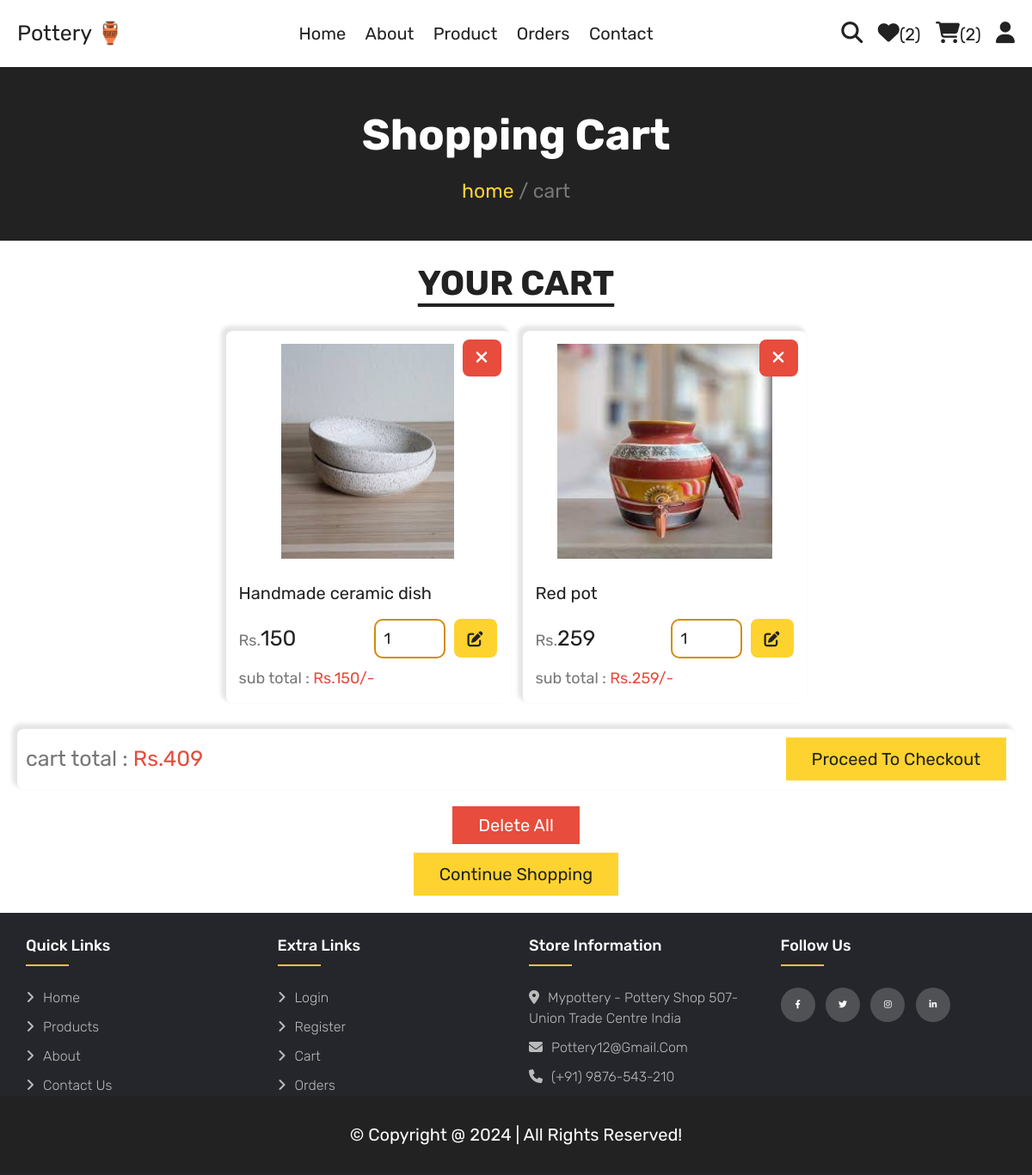
Page /cart.php (signed in) on the committed database.
### tables this page shows
CREATE TABLE `cart` (
  `id` int(100) NOT NULL,
  `user_id` int(100) NOT NULL,
  `pid` int(100) NOT NULL,
  `name` varchar(100) NOT NULL,
  `price` int(10) NOT NULL,
  `quantity` int(10) NOT NULL,
  `image` varchar(100) NOT NULL
);

### cart.php (the view, shortened to what this page needs)
<?php
include 'components/connect.php';
if(isset($_SESSION['user_id'])){
   $user_id = $_SESSION['user_id'];
}else{
   $user_id = '';
   header('location:home.php');
};
?>
<!DOCTYPE html>
<html lang="en">
<head>
   <link rel="stylesheet" href="https://cdnjs.cloudflare.com/ajax/libs/font-awesome/6.1.1/css/all.min.css">
   <link rel="stylesheet" href="css/style.css">
</head>
<body>
<?php include 'components/user_header.php'; ?>
<div class="heading">
   <h3>shopping cart</h3>
   <p><a href="home.php">home</a> <span> / cart</span></p>
</div>
<section class="products">
   <h1 class="title">your cart</h1>
   <div class="box-container">
      <?php
         $grand_total = 0;
         $select_cart = $conn->prepare("SELECT * FROM `cart` WHERE user_id = ?");
         $select_cart->execute([$user_id]);
         if($select_cart->rowCount() > 0){
            while($fetch_cart = $select_cart->fetch(PDO::FETCH_ASSOC)){
      ?>
      <form action="" method="post" class="box">
         <button type="submit" class="fas fa-times" name="delete" onclick="return confirm('delete this item?');"></button>
         <img src="uploaded_img/<?= $fetch_cart['image']; ?>" alt="">
         <div class="name"><?= $fetch_cart['name']; ?></div>
         <div class="flex">
            <div class="price"><span>Rs.</span><?= $fetch_cart['price']; ?></div>
            <input type="number" name="qty" class="qty" min="1" max="99" value="<?= $fetch_cart['quantity']; ?>" maxlength="2">
            <button type="submit" class="fas fa-edit" name="update_qty"></button>
         </div>
         <div class="sub-total"> sub total : <span>Rs.<?= $sub_total = ($fetch_cart['price'] * $fetch_cart['quantity']); ?>/-</span> </div>
      </form>
      <?php
               $grand_total += $sub_total;
            }
         }else{
            echo '<p class="empty">your cart is empty</p>';
         }
      ?>
   </div>
   <div class="cart-total">
      <p>cart total : <span>Rs.<?= $grand_total; ?></span></p>
      <a href="checkout.php" class="btn <?= ($grand_total > 1)?'':'disabled'; ?>">proceed to checkout</a>
   </div>
   <div class="more-btn">
      <form action="" method="post">
         <button type="submit" class="delete-btn <?= ($grand_total > 1)?'':'disabled'; ?>" name="delete_all" onclick="return confirm('delete all from cart?');">delete all</button>
      </form>
      <a href="product.php" class="btn">continue shopping</a>
   </div>
</section>
<?php include 'components/footer.php'; ?>
</body>
</html>

### css/style.css (style rules this page uses)
:root { --yellow:#fed330; --red:#e74c3c; --white:#fff; --black:#222; --light-color:#777; --border:.2rem solid var(--black); }
* { font-family: 'Rubik', sans-serif; margin:0; padding:0; box-sizing: border-box; outline: none; border: none; text-decoration: none; }
html { font-size: 62.5%; overflow-x: hidden; scroll-behavior: smooth; stop-opacity: 7rem; }
section { margin:0 auto ; max-width: 1200px; padding:2rem; }
.title { text-align: center; margin-bottom: 2.5rem; font-size: 4rem; color:var(--black); text-transform: uppercase; text-decoration: underline; text-underline-offset: 1rem; }
.heading { display: flex; align-items: center; justify-content: center; gap:1rem; flex-flow: column; background-color: var(--black); min-height: 20rem; }
.heading h3 { font-size: 5rem; color:var(--white); text-transform: capitalize; }
.heading p { font-size: 2.3rem; color:var(--light-color); }
.heading p a { color:var(--yellow); }
.btn, .delete-btn, .option-btn { margin-top: 1rem; display: inline-block; font-size: 2rem; padding:1rem 3rem; cursor: pointer; text-transform: capitalize; transition: .2s linear; }
.btn { background-color: var(--yellow); color:var(--black); }
.delete-btn { background-color: var(--red); color:var(--white); }
.products .box-container { display: grid; grid-template-columns: repeat(auto-fit, 33rem); justify-content: center; align-items: flex-start; gap:1.5rem; }
.products .box-container .box { border-radius: 8px; box-shadow:-4px -4px 4px 2px rgba(0, 0, 0, 0.1); padding:1.5rem; position: relative; overflow: hidden; }
.products .box-container .box img { height: 25rem; width: 100%; object-fit: contain; margin-bottom: 1rem; }
.products .box-container .box .name { font-size: 2rem; color:var(--black); margin:1rem 0; }
.products .box-container .box .flex { display: flex; align-items: center; gap:1rem; margin-top: 1.5rem; }
.products .box-container .box .flex .price { margin-right: auto; font-size: 2.5rem; color:var(--black); }
.products .box-container .box .flex .price span { color:var(--light-color); font-size: 1.8rem; }
.products .box-container .box .flex .qty { padding:1rem; border:var(--border); border-color: rgb(210, 140, 11); border-radius: 1rem; font-size: 1.8rem; color:var(--black); }
.products .box-container .box .flex .fa-edit { width: 5rem; background-color: var(--yellow); color:var(--black); cursor: pointer; font-size: 1.8rem; height: 4.5rem; border-radius: 8px; }
.products .box-container .box .fa-times { position: absolute; top:1rem; right:1rem; background-color: var(--red); color:var(--white); border-radius: 8px; line-height:4rem; height: 4.3rem; width: 4.5rem; cursor: pointer; font-size: 2rem; }
.products .box-container .box .sub-total { margin-top: 1rem; font-size: 1.8rem; color:var(--light-color); }
.products .box-container .box .sub-total span { color:var(--red); }
.products .more-btn { margin-top: 1rem; text-align: center; }
.products .cart-total { display: flex; align-items: center; gap:1.5rem; flex-wrap: wrap; justify-content: space-between; margin-top: 3rem; border-radius: 8px; box-shadow:-4px -4px 4px 2px rgba(0, 0, 0, 0.1); padding:1rem; }
.products .cart-total p { font-size: 2.5rem; color:var(--light-color); }
.products .cart-total p span { color:var(--red); }
.products .cart-total .btn { margin-top: 0; }
body { line-height: 1.5; font-family: 'Poppins', sans-serif; }
* { margin:0; padding:0; box-sizing: border-box; }

### rows in the picture
cart: image (picture), name "Handmade ceramic dish", price "150", qty "1"
cart: image (picture), name "Red pot", price "259", qty "1"

### other values in the picture
$total_wishlist_counts "2"
$total_cart_items "2"
$grand_total "409"
